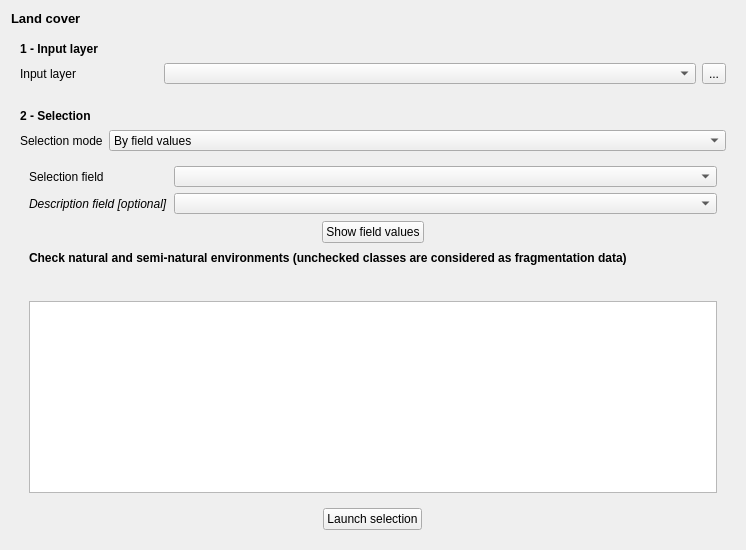
             <widget class="QWidget" name="landuseTab">
              <attribute name="title">
               <string>2 - Land cover</string>
              </attribute>
              <layout class="QGridLayout" name="gridLayout_11">
               <item row="0" column="0">
                <widget class="QLabel" name="label_3">
                 <property name="sizePolicy">
                  <sizepolicy hsizetype="Expanding" vsizetype="Preferred">
                   <horstretch>0</horstretch>
                   <verstretch>0</verstretch>
                  </sizepolicy>
                 </property>
                 <property name="font">
                  <font>
                   <pointsize>10</pointsize>
                   <weight>75</weight>
                   <bold>true</bold>
                  </font>
                 </property>
                 <property name="text">
                  <string>Land cover</string>
                 </property>
                </widget>
               </item>
               <item row="1" column="0">
                <widget class="QFrame" name="selectionLayerFrame_2">
                 <property name="sizePolicy">
                  <sizepolicy hsizetype="Expanding" vsizetype="Preferred">
                   <horstretch>0</horstretch>
                   <verstretch>0</verstretch>
                  </sizepolicy>
                 </property>
                 <property name="minimumSize">
                  <size>
                   <width>200</width>
                   <height>61</height>
                  </size>
                 </property>
                 <property name="frameShape">
                  <enum>QFrame::NoFrame</enum>
                 </property>
                 <property name="frameShadow">
                  <enum>QFrame::Raised</enum>
                 </property>
                 <layout class="QGridLayout" name="gridLayout_5">
                  <item row="1" column="1">
                   <widget class="QgsMapLayerComboBox" name="landuseInputLayerCombo">
                    <property name="sizePolicy">
                     <sizepolicy hsizetype="Expanding" vsizetype="Fixed">
                      <horstretch>0</horstretch>
                      <verstretch>0</verstretch>
                     </sizepolicy>
                    </property>
                    <property name="minimumSize">
                     <size>
                      <width>0</width>
                      <height>21</height>
                     </size>
                    </property>
                    <property name="maximumSize">
                     <size>
                      <width>16777215</width>
                      <height>21</height>
                     </size>
                    </property>
                   </widget>
                  </item>
                  <item row="0" column="0">
                   <widget class="QLabel" name="selectionLayerLabel_3">
                    <property name="sizePolicy">
                     <sizepolicy hsizetype="Fixed" vsizetype="Fixed">
                      <horstretch>0</horstretch>
                      <verstretch>0</verstretch>
                     </sizepolicy>
                    </property>
                    <property name="minimumSize">
                     <size>
                      <width>0</width>
                      <height>16</height>
                     </size>
                    </property>
                    <property name="font">
                     <font>
                      <weight>75</weight>
                      <bold>true</bold>
                     </font>
                    </property>
                    <property name="text">
                     <string>1 - Input layer</string>
                    </property>
                   </widget>
                  </item>
                  <item row="1" column="0">
                   <widget class="QLabel" name="selectionLayerLabel_6">
                    <property name="sizePolicy">
                     <sizepolicy hsizetype="Fixed" vsizetype="Minimum">
                      <horstretch>0</horstretch>
                      <verstretch>0</verstretch>
                     </sizepolicy>
                    </property>
                    <property name="minimumSize">
                     <size>
                      <width>138</width>
                      <height>16</height>
                     </size>
                    </property>
                    <property name="layoutDirection">
                     <enum>Qt::LeftToRight</enum>
                    </property>
                    <property name="text">
                     <string>Input layer</string>
                    </property>
                   </widget>
                  </item>
                  <item row="1" column="2">
                   <widget class="QToolButton" name="landuseInputLayer">
                    <property name="text">
                     <string>...</string>
                    </property>
                   </widget>
                  </item>
                 </layout>
                </widget>
               </item>
               <item row="2" column="0">
                <widget class="QFrame" name="frame_24">
                 <property name="sizePolicy">
                  <sizepolicy hsizetype="Preferred" vsizetype="Minimum">
                   <horstretch>0</horstretch>
                   <verstretch>0</verstretch>
                  </sizepolicy>
                 </property>
                 <property name="frameShape">
                  <enum>QFrame::NoFrame</enum>
                 </property>
                 <property name="frameShadow">
                  <enum>QFrame::Raised</enum>
                 </property>
                 <layout class="QGridLayout" name="gridLayout_10">
                  <item row="1" column="0">
                   <widget class="QLabel" name="label_9">
                    <property name="sizePolicy">
                     <sizepolicy hsizetype="Preferred" vsizetype="Preferred">
                      <horstretch>0</horstretch>
                      <verstretch>0</verstretch>
                     </sizepolicy>
                    </property>
                    <property name="minimumSize">
                     <size>
                      <width>0</width>
                      <height>0</height>
                     </size>
                    </property>
                    <property name="text">
                     <string>Selection mode</string>
                    </property>
                   </widget>
                  </item>
                  <item row="0" column="0">
                   <widget class="QLabel" name="selectionLayerLabel_9">
                    <property name="sizePolicy">
                     <sizepolicy hsizetype="Fixed" vsizetype="Fixed">
                      <horstretch>0</horstretch>
                      <verstretch>0</verstretch>
                     </sizepolicy>
                    </property>
                    <property name="minimumSize">
                     <size>
                      <width>0</width>
                      <height>16</height>
                     </size>
                    </property>
                    <property name="font">
                     <font>
                      <weight>75</weight>
                      <bold>true</bold>
                     </font>
                    </property>
                    <property name="text">
                     <string>2 - Selection</string>
                    </property>
                   </widget>
                  </item>
                  <item row="1" column="1">
                   <widget class="QComboBox" name="landuseSelectionMode">
                    <property name="minimumSize">
                     <size>
                      <width>0</width>
                      <height>21</height>
                     </size>
                    </property>
                    <property name="maximumSize">
                     <size>
                      <width>16777215</width>
                      <height>21</height>
                     </size>
                    </property>
                    <item>
                     <property name="text">
                      <string>By field values</string>
                     </property>
                    </item>
                    <item>
                     <property name="text">
                      <string>By expression</string>
                     </property>
                    </item>
                   </widget>
                  </item>
                  <item row="2" column="0" colspan="2">
                   <widget class="QStackedWidget" name="landuseSelectionStack">
                    <property name="sizePolicy">
                     <sizepolicy hsizetype="Preferred" vsizetype="MinimumExpanding">
                      <horstretch>0</horstretch>
                      <verstretch>0</verstretch>
                     </sizepolicy>
                    </property>
                    <property name="minimumSize">
                     <size>
                      <width>0</width>
                      <height>220</height>
                     </size>
                    </property>
                    <property name="currentIndex">
                     <number>0</number>
                    </property>
                    <widget class="QWidget" name="page">
                     <layout class="QGridLayout" name="gridLayout_7">
                      <item row="0" column="0" colspan="2">
                       <widget class="QLabel" name="label_5">
                        <property name="sizePolicy">
                         <sizepolicy hsizetype="Preferred" vsizetype="Preferred">
                          <horstretch>0</horstretch>
                          <verstretch>0</verstretch>
                         </sizepolicy>
                        </property>
                        <property name="minimumSize">
                         <size>
                          <width>0</width>
                          <height>0</height>
                         </size>
                        </property>
                        <property name="text">
                         <string>Selection field</string>
                        </property>
                       </widget>
                      </item>
                      <item row="0" column="4">
                       <widget class="QgsFieldComboBox" name="landuseSelectField">
                        <property name="sizePolicy">
                         <sizepolicy hsizetype="Expanding" vsizetype="Fixed">
                          <horstretch>0</horstretch>
                          <verstretch>0</verstretch>
                         </sizepolicy>
                        </property>
                        <property name="minimumSize">
                         <size>
                          <width>0</width>
                          <height>21</height>
                         </size>
                        </property>
                        <property name="maximumSize">
                         <size>
                          <width>16777215</width>
                          <height>21</height>
                         </size>
                        </property>
                       </widget>
                      </item>
                      <item row="1" column="0" colspan="4">
                       <widget class="QLabel" name="label_7">
                        <property name="sizePolicy">
                         <sizepolicy hsizetype="Preferred" vsizetype="Preferred">
                          <horstretch>0</horstretch>
                          <verstretch>0</verstretch>
                         </sizepolicy>
                        </property>
                        <property name="minimumSize">
                         <size>
                          <width>0</width>
                          <height>0</height>
                         </size>
                        </property>
                        <property name="font">
                         <font>
                          <italic>true</italic>
                         </font>
                        </property>
                        <property name="text">
                         <string>Description field [optional]</string>
                        </property>
                       </widget>
                      </item>
                      <item row="1" column="4">
                       <widget class="QgsFieldComboBox" name="landuseDescrField">
                        <property name="sizePolicy">
                         <sizepolicy hsizetype="Expanding" vsizetype="Fixed">
                          <horstretch>0</horstretch>
                          <verstretch>0</verstretch>
                         </sizepolicy>
                        </property>
                        <property name="minimumSize">
                         <size>
                          <width>0</width>
                          <height>21</height>
                         </size>
                        </property>
                        <property name="maximumSize">
                         <size>
                          <width>16777215</width>
                          <height>21</height>
                         </size>
                        </property>
                        <property name="allowEmptyFieldName">
                         <bool>true</bool>
                        </property>
                       </widget>
                      </item>
                      <item row="2" column="0" colspan="5">
                       <widget class="QFrame" name="frame_3">
                        <property name="sizePolicy">
                         <sizepolicy hsizetype="Preferred" vsizetype="Fixed">
                          <horstretch>0</horstretch>
                          <verstretch>0</verstretch>
                         </sizepolicy>
                        </property>
                        <property name="minimumSize">
                         <size>
                          <width>0</width>
                          <height>24</height>
                         </size>
                        </property>
                        <property name="frameShape">
                         <enum>QFrame::NoFrame</enum>
                        </property>
                        <property name="frameShadow">
                         <enum>QFrame::Raised</enum>
                        </property>
                        <layout class="QHBoxLayout" name="horizontalLayout">
                         <property name="topMargin">
                          <number>0</number>
                         </property>
                         <property name="bottomMargin">
                          <number>0</number>
                         </property>
                         <item>
                          <spacer name="horizontalSpacer_6">
                           <property name="orientation">
                            <enum>Qt::Horizontal</enum>
                           </property>
                           <property name="sizeHint" stdset="0">
                            <size>
                             <width>184</width>
                             <height>20</height>
                            </size>
                           </property>
                          </spacer>
                         </item>
                         <item>
                          <widget class="QPushButton" name="landuseLoadFields">
                           <property name="sizePolicy">
                            <sizepolicy hsizetype="Fixed" vsizetype="Fixed">
                             <horstretch>0</horstretch>
                             <verstretch>0</verstretch>
                            </sizepolicy>
                           </property>
                           <property name="minimumSize">
                            <size>
                             <width>0</width>
                             <height>21</height>
                            </size>
                           </property>
                           <property name="layoutDirection">
                            <enum>Qt::LeftToRight</enum>
                           </property>
                           <property name="text">
                            <string>Show field values</string>
                           </property>
                           <property name="icon">
                            <iconset resource="resources.qrc">
                             <normaloff>:/plugins/FragScape/icons/mActionRefresh.svg</normaloff>:/plugins/FragScape/icons/mActionRefresh.svg</iconset>
                           </property>
                          </widget>
                         </item>
                         <item>
                          <spacer name="horizontalSpacer_8">
                           <property name="orientation">
                            <enum>Qt::Horizontal</enum>
                           </property>
                           <property name="sizeHint" stdset="0">
                            <size>
                             <width>184</width>
                             <height>20</height>
                            </size>
                           </property>
                          </spacer>
                         </item>
                        </layout>
                       </widget>
                      </item>
                      <item row="3" column="0" colspan="5">
                       <widget class="QLabel" name="selectionLayerLabel_10">
                        <property name="sizePolicy">
                         <sizepolicy hsizetype="Fixed" vsizetype="Fixed">
                          <horstretch>0</horstretch>
                          <verstretch>0</verstretch>
                         </sizepolicy>
                        </property>
                        <property name="minimumSize">
                         <size>
                          <width>0</width>
                          <height>16</height>
                         </size>
                        </property>
                        <property name="font">
                         <font>
                          <weight>75</weight>
                          <bold>true</bold>
                         </font>
                        </property>
                        <property name="text">
                         <string>Check natural and semi-natural environments (unchecked classes are considered as fragmentation data)</string>
                        </property>
                       </widget>
                      </item>
                      <item row="4" column="0">
                       <widget class="QToolButton" name="landuseOpenTable">
                        <property name="toolTip">
                         <string>Import field values from CSV file</string>
                        </property>
                        <property name="text">
                         <string/>
                        </property>
                        <property name="icon">
                         <iconset resource="resources.qrc">
                          <normaloff>:/plugins/FragScape/icons/mActionFileOpen.svg</normaloff>:/plugins/FragScape/icons/mActionFileOpen.svg</iconset>
                        </property>
                        <property name="autoRaise">
                         <bool>true</bool>
                        </property>
                       </widget>
                      </item>
                      <item row="4" column="1">
                       <widget class="QToolButton" name="landuseSaveTable">
                        <property name="sizePolicy">
                         <sizepolicy hsizetype="Fixed" vsizetype="Fixed">
                          <horstretch>0</horstretch>
                          <verstretch>0</verstretch>
                         </sizepolicy>
                        </property>
                        <property name="toolTip">
                         <string>Export field values to CSV file</string>
                        </property>
                        <property name="text">
                         <string/>
                        </property>
                        <property name="icon">
                         <iconset resource="resources.qrc">
                          <normaloff>:/plugins/FragScape/icons/mActionFileSaveAs.svg</normaloff>:/plugins/FragScape/icons/mActionFileSaveAs.svg</iconset>
                        </property>
                        <property name="autoRaise">
                         <bool>true</bool>
                        </property>
                       </widget>
                      </item>
                      <item row="4" column="2">
                       <widget class="QToolButton" name="landuseRemove">
                        <property name="toolTip">
                         <string>Delete selected lines</string>
                        </property>
                        <property name="text">
                         <string/>
                        </property>
                        <property name="icon">
                         <iconset resource="resources.qrc">
                          <normaloff>:/plugins/FragScape/icons/mActionDeleteSelected.svg</normaloff>:/plugins/FragScape/icons/mActionDeleteSelected.svg</iconset>
                        </property>
                        <property name="autoRaise">
                         <bool>true</bool>
                        </property>
                       </widget>
                      </item>
                      <item row="4" column="3" colspan="2">
                       <spacer name="horizontalSpacer_10">
                        <property name="orientation">
                         <enum>Qt::Horizontal</enum>
                        </property>
                        <property name="sizeHint" stdset="0">
                         <size>
                          <width>577</width>
                          <height>20</height>
                         </size>
                        </property>
                       </spacer>
                      </item>
                      <item row="5" column="0" colspan="5">
                       <widget class="QTableView" name="landuseView">
                        <property name="sizePolicy">
                         <sizepolicy hsizetype="Expanding" vsizetype="MinimumExpanding">
                          <horstretch>0</horstretch>
                          <verstretch>0</verstretch>
                         </sizepolicy>
                        </property>
                        <property name="minimumSize">
                         <size>
                          <width>300</width>
                          <height>100</height>
                         </size>
                        </property>
                        <property name="alternatingRowColors">
                         <bool>true</bool>
                        </property>
                        <property name="selectionBehavior">
                         <enum>QAbstractItemView::SelectRows</enum>
                        </property>
                        <property name="sortingEnabled">
                         <bool>true</bool>
                        </property>
                       </widget>
                      </item>
                     </layout>
                    </widget>
                    <widget class="QWidget" name="page_2">
                     <layout class="QGridLayout" name="gridLayout_12">
                      <item row="0" column="0">
                       <widget class="QLabel" name="selectionOpenLayerLabel_6">
                        <property name="sizePolicy">
                         <sizepolicy hsizetype="Fixed" vsizetype="Fixed">
                          <horstretch>0</horstretch>
                          <verstretch>0</verstretch>
                         </sizepolicy>
                        </property>
                        <property name="minimumSize">
                         <size>
                          <width>67</width>
                          <height>16</height>
                         </size>
                        </property>
                        <property name="text">
                         <string>Expression</string>
                        </property>
                       </widget>
                      </item>
                      <item row="0" column="1">
                       <widget class="QgsFieldExpressionWidget" name="landuseSelectExpr"/>
                      </item>
                     </layout>
                    </widget>
                   </widget>
                  </item>
                  <item row="3" column="0" colspan="2">
                   <widget class="QFrame" name="frame_11">
                    <property name="sizePolicy">
                     <sizepolicy hsizetype="Expanding" vsizetype="Fixed">
                      <horstretch>0</horstretch>
                      <verstretch>0</verstretch>
                     </sizepolicy>
                    </property>
                    <property name="minimumSize">
                     <size>
                      <width>0</width>
                      <height>0</height>
                     </size>
                    </property>
                    <property name="maximumSize">
                     <size>
                      <width>16777215</width>
                      <height>16777215</height>
                     </size>
                    </property>
                    <property name="frameShape">
                     <enum>QFrame::NoFrame</enum>
                    </property>
                    <property name="frameShadow">
                     <enum>QFrame::Raised</enum>
                    </property>
                    <layout class="QHBoxLayout" name="horizontalLayout_11">
                     <property name="spacing">
                      <number>200</number>
                     </property>
                     <property name="leftMargin">
                      <number>0</number>
                     </property>
                     <property name="topMargin">
                      <number>0</number>
                     </property>
                     <property name="rightMargin">
                      <number>0</number>
                     </property>
                     <property name="bottomMargin">
                      <number>0</number>
                     </property>
                     <item>
                      <widget class="QPushButton" name="landuseRun">
                       <property name="sizePolicy">
                        <sizepolicy hsizetype="Fixed" vsizetype="Fixed">
                         <horstretch>0</horstretch>
                         <verstretch>0</verstretch>
                        </sizepolicy>
                       </property>
                       <property name="layoutDirection">
                        <enum>Qt::LeftToRight</enum>
                       </property>
                       <property name="text">
                        <string>Launch selection</string>
                       </property>
                       <property name="icon">
                        <iconset resource="resources.qrc">
                         <normaloff>:/plugins/FragScape/icons/play.svg</normaloff>:/plugins/FragScape/icons/play.svg</iconset>
                       </property>
                      </widget>
                     </item>
                    </layout>
                   </widget>
                  </item>
                 </layout>
                </widget>
               </item>
              </layout>
             </widget>
